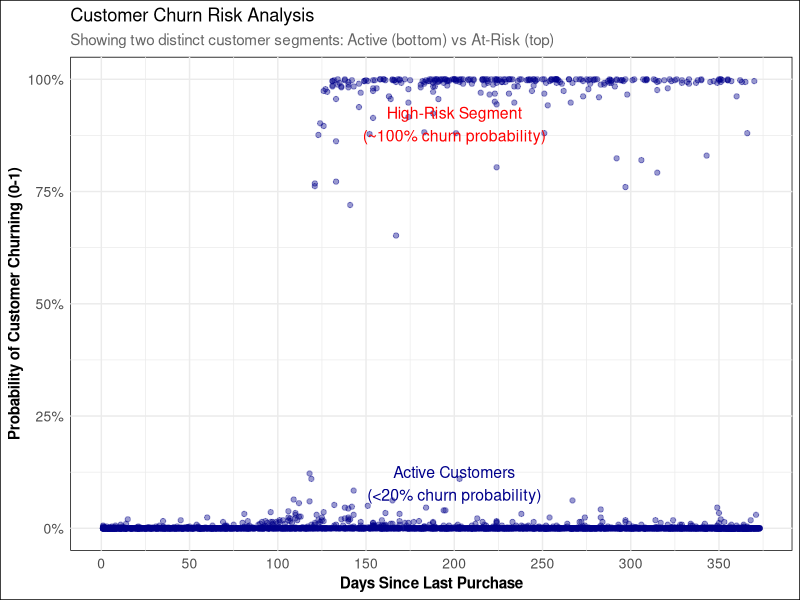

Generate this figure with R: (Note: this script raises an error after producing the figure.)
library(ggplot2)
library(scales)
library(dplyr)

# Read the data
data <- read.csv("data/customer_churn_risk.csv")

# Set default theme for all plots
theme_set(theme_minimal() + theme(
  panel.background = element_rect(fill = "white"),
  plot.background = element_rect(fill = "white")
))

# 1. Recency vs Churn Probability with improved annotations
p1 <- ggplot(data, aes(x = Recency, y = Churn_Probability, text = paste("Customer ID:", CustomerID))) +
  geom_point(alpha = 0.4, color = "darkblue") +
  geom_smooth(method = "loess", color = "red") +
  labs(title = "Customer Churn Risk Analysis",
       subtitle = "Showing two distinct customer segments: Active (bottom) vs At-Risk (top)",
       x = "Days Since Last Purchase",
       y = "Probability of Customer Churning (0-1)") +
  scale_y_continuous(labels = percent_format()) +
  scale_x_continuous(labels = comma,
                    breaks = seq(0, 400, 50)) +
  annotate("text", x = 200, y = 0.9, 
           label = "High-Risk Segment\n(~100% churn probability)", 
           color = "red", size = 4) +
  annotate("text", x = 200, y = 0.1, 
           label = "Active Customers\n(<20% churn probability)", 
           color = "darkblue", size = 4) +
  theme(
    plot.subtitle = element_text(size = 11, color = "grey40"),
    axis.text = element_text(size = 10),
    axis.title = element_text(size = 11, face = "bold")
  )

# Create custom transformations
y_trans <- scales::trans_new(
  name = "custom_y",
  transform = function(x) ifelse(x <= 2, x * 5, 10),
  inverse = function(x) ifelse(x <= 10, x/5, 2)
)

x_trans <- scales::trans_new(
  name = "custom_x",
  transform = function(x) ifelse(x <= 100, red, 100 + (x-100)/3),
  inverse = function(x) ifelse(x <= 100, x, (x-100)*3 + 100)
)

# 2. Improved visualization with custom scale
p2 <- ggplot() +
  geom_point(data = data[order(data$Churn_Probability),], 
             aes(x = Recency, 
                 y = Transaction_Frequency,
                 color = Churn_Probability,
                 text = paste("Customer ID:", CustomerID)),
             size = 2,
             alpha = 0.6) +
  scale_color_gradient2(
    low = "blue",
    mid = "yellow",
    high = "red",
    midpoint = 0.5
  ) +
  scale_y_continuous(
    trans = y_trans,
    breaks = c(0, 1, 2),
    limits = c(0, 2)
  ) +
  scale_x_continuous(
    trans = x_trans,
    breaks = c(0, 50, 100, 200, 300, 400),
    labels = comma
  ) +
  labs(title = "Customer Churn Risk Analysis",
       subtitle = "Higher risk customers shown in front",
       x = "Days Since Last Purchase",
       y = "Transaction Frequency",
       color = "Churn\nProbability") +
  theme(legend.position = "right")

# Save plots to files
ggsave("plots/recency_vs_churn.png", p1, width = 10, height = 6, dpi = 300)
ggsave("plots/churn_heatmap.png", p2, width = 12, height = 8, dpi = 300)
